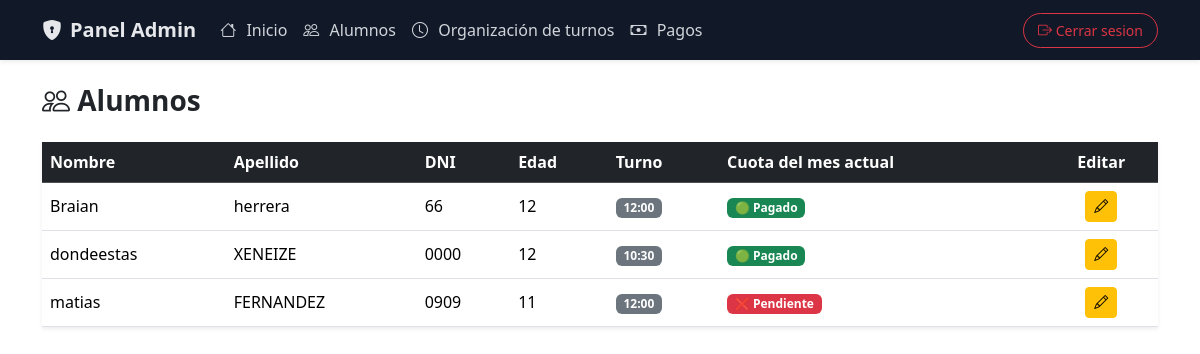
The page /admin/alumnos (signed in) on the database as committed earlier.
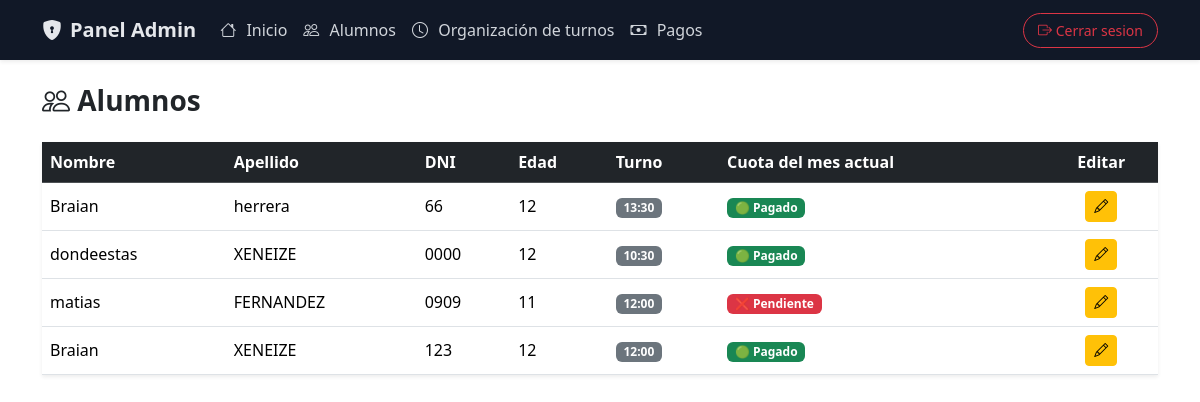
The same page on the database as committed later.
### models.py (models this page shows)
class Alumno(db.Model):
    __tablename__ = "alumnos"
    id = db.Column(db.Integer, primary_key=True)
    nombre = db.Column(db.String(50), nullable=False)
    apellido = db.Column(db.String(50), nullable=False)
    dni = db.Column(db.String(20), nullable=False, unique=True)
    edad = db.Column(db.Integer, nullable=False)
    turno = db.Column(db.String(20), nullable=False)
    fecha_alta = db.Column(db.Date, default=date.today)
    pagos = db.relationship("Pago", backref="alumno", lazy=True)

class Pago(db.Model):
    __tablename__ = "pagos"
    id = db.Column(db.Integer, primary_key=True)
    alumno_id = db.Column(db.Integer, db.ForeignKey("alumnos.id"))
    mes = db.Column(db.Integer)
    anio = db.Column(db.Integer)
    monto = db.Column(db.Integer, default=30000)
    comprobante = db.Column(db.String(200))
    estado = db.Column(db.String(20), default="pendiente")

### main.py (the view)
@app.route("/admin/alumnos")
def admin_alumnos():
    if session.get("rol") != "admin":
        return redirect("/login")
    alumnos = Alumno.query.all()
    mes_actual = datetime.now().month
    anio_actual = datetime.now().year
    alumnos_estados = []
    for alumno in alumnos:
        pago = Pago.query.filter_by(
            alumno_id=alumno.id,
            mes=mes_actual,
            anio=anio_actual,
        ).first()
        if pago:
            estado=pago.estado
        else:
            estado="pendiente"
        alumnos_estados.append({
            "alumno":alumno,
            "estado": estado
        })
    return render_template("admin/alumnos.html", alumnos_estado=alumnos_estados)

### templates/admin/alumnos.html (shortened to what this page needs)
{% extends "admin/base_admin.html" %}
{% block body %}
<h3 class="fw-bold mb-4">
    <i class="bi bi-people"></i> Alumnos
</h3>
<div class="table-reponsive">
    <table class="table table-hover shadow-sm align-middle">
        <thead class="table-dark">
            <tr>
                <th>Nombre</th>
                <th>Apellido</th>
                <th class="d-none d-md-table-cell">DNI</th>
                <th class="d-none d-md-table-cell">Edad</th>
                <th>Turno</th>
                <th>Cuota del mes actual</th>
                <th class="text-center">Editar</th>
            </tr>
        </thead>
        <tbody>
            {% for item in alumnos_estado %}
            {% set alumno = item.alumno %}
            <tr>
                <td>{{ alumno.nombre }}</td>
                <td>{{ alumno.apellido }}</td>
                <td class="d-none d-md-table-cell">{{ alumno.dni }}</td>
                <td class="d-none d-md-table-cell">{{ alumno.edad }}</td>
                <td>
                    <span class="badge bg-secondary">
                        {{ alumno.turno }}
                    </span>
                </td>
                <td>
                    {% if item.estado == "pendiente" %}
                        <span class="badge bg-danger">❌ Pendiente</span>
                    {% elif item.estado == "enviado" %}
                        <span class="badge bg-warning text-dark">🟡 En revisión</span>
                    {% elif item.estado == "aprobado" %}
                        <span class="badge bg-success">🟢 Pagado</span>
                    {% endif %}
                </td>
                <td class="text-center">
                    <a href="{{ url_for('editar_alumno', id=alumno.id) }}"
                       class="btn btn-sm btn-warning">
                        <i class="bi bi-pencil"></i>
                    </a>
                </td>
            </tr>
            {% endfor %}
        </tbody>
    </table>
</div>
{% endblock %}

### templates/admin/base_admin.html (shortened to what this page needs)
<!DOCTYPE html>
<html lang="en">
<head>
    <link href="https://cdn.jsdelivr.net/npm/bootstrap@5.3.8/dist/css/bootstrap.min.css" rel="stylesheet">
    <link href="https://cdn.jsdelivr.net/npm/bootstrap-icons/font/bootstrap-icons.css" rel="stylesheet">
</head>
<body>
    <nav class="navbar navbar-expand-lg navbar-dark admin-navbar shadow-sm">
        <div class="container">
            <a class="navbar-brand d-flex align-items-center gap-2" href="{{ url_for('admin_dashboard') }}">
                <i class="bi bi-shield-lock-fill fs-5"></i>
                <span class="fw-semibold">Panel Admin</span>
            </a>
            <div class="collapse navbar-collapse" id="menuAdmin">
                <ul class="navbar-nav me-auto mb-2 mb-lg-0">
                    <li class="nav-item">
                        <a class="nav-link admin-link" href="{{ url_for('admin_dashboard') }}">
                            <i class="bi bi-house"></i> Inicio
                        </a>
                    </li>
                    <li class="nav-item">
                        <a class="nav-link admin-link" href="{{ url_for('admin_alumnos') }}">
                            <i class="bi bi-people"></i> Alumnos
                        </a>
                    </li>
                    <li class="nav-item">
                        <a class="nav-link admin-link" href="{{ url_for('admin_turnos') }}">
                            <i class="bi bi-clock"></i> Organización de turnos
                        </a>
                    </li>
                    <li class="nav-item">
                        <a class="nav-link admin-link" href="{{ url_for('admin_pagos') }}">
                            <i class="bi bi-cash"></i> Pagos
                        </a>
                    </li>
                </ul>
                <a href="{{ url_for('principal') }}"
                   class="btn btn-sm btn-outline-danger btn-logout">
                    <i class="bi bi-box-arrow-right"></i> Cerrar sesion
                </a>
            </div>
        </div>
    </nav>
    <div class="container my-4">
        {% block body %}{% endblock %}
    </div>
</body>
</html>

### templates/admin/base_admin.html (style rules this page uses)
.admin-navbar { background-color: #111827; }
.admin-navbar .navbar-brand { color: #E5E7EB; }
.admin-link { color: #D1D5DB; padding: 10px 14px; border-radius: 6px; transition: all 0.2s ease; font-weight: 500; }
.admin-link i { margin-right: 6px; }
.btn-logout { border-radius: 20px; padding: 6px 14px; }

Rows that differ between the two databases and show on the page:
changed Alumno "herrera": turno "12:00" → "13:30"
added Pago: estado "🟢 Pagado"
added Alumno: nombre "Braian", apellido "XENEIZE", dni "123", edad "12", turno "12:00"
